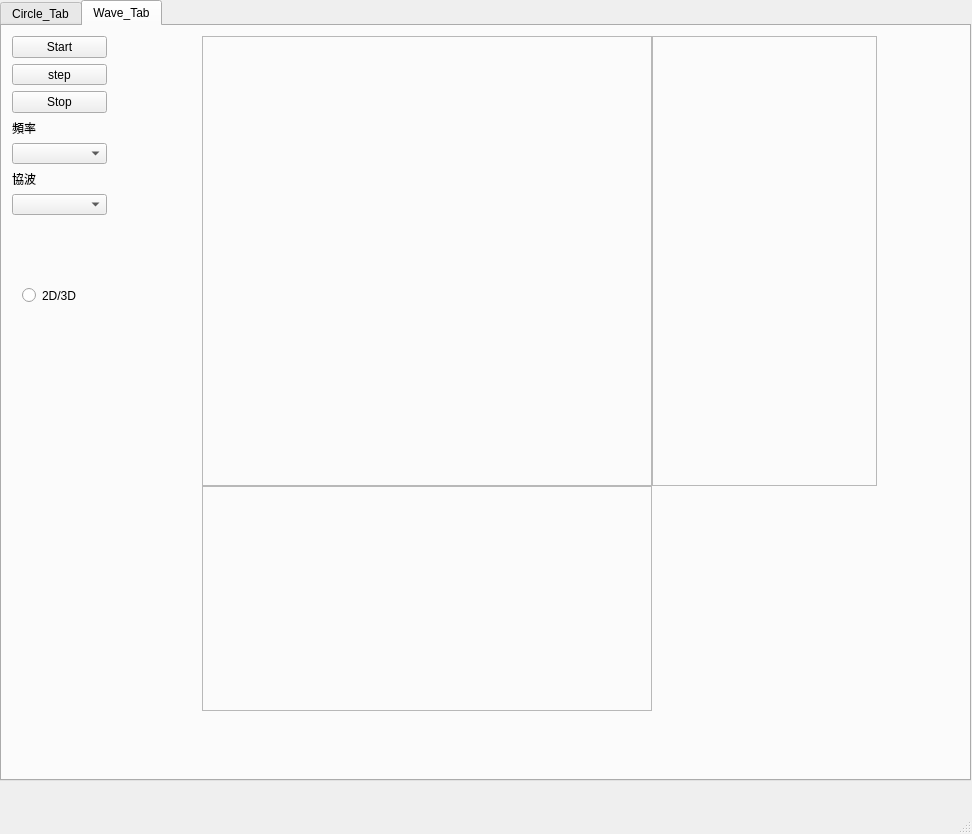
<?xml version="1.0" encoding="UTF-8"?>
<ui version="4.0">
 <class>MainWindow</class>
 <widget class="QMainWindow" name="MainWindow">
  <property name="geometry">
   <rect>
    <x>0</x>
    <y>0</y>
    <width>972</width>
    <height>834</height>
   </rect>
  </property>
  <property name="windowTitle">
   <string>MainWindow</string>
  </property>
  <widget class="QWidget" name="centralwidget">
   <widget class="QTabWidget" name="Circle_tabWidget">
    <property name="geometry">
     <rect>
      <x>0</x>
      <y>0</y>
      <width>971</width>
      <height>781</height>
     </rect>
    </property>
    <property name="currentIndex">
     <number>1</number>
    </property>
    <widget class="QWidget" name="Circle_tab">
     <attribute name="title">
      <string>Circle_Tab</string>
     </attribute>
     <widget class="QWidget" name="layoutWidget">
      <property name="geometry">
       <rect>
        <x>20</x>
        <y>50</y>
        <width>95</width>
        <height>158</height>
       </rect>
      </property>
      <layout class="QVBoxLayout" name="verticalLayout_2">
       <item>
        <widget class="QPushButton" name="Start_pushButton_2">
         <property name="text">
          <string>Start</string>
         </property>
        </widget>
       </item>
       <item>
        <widget class="QPushButton" name="step_pushButton">
         <property name="text">
          <string>step</string>
         </property>
        </widget>
       </item>
       <item>
        <widget class="QPushButton" name="Stop_pushButton">
         <property name="text">
          <string>Stop</string>
         </property>
        </widget>
       </item>
       <item>
        <widget class="QLabel" name="label">
         <property name="text">
          <string>半徑</string>
         </property>
        </widget>
       </item>
       <item>
        <widget class="QLineEdit" name="Diameter_lineEdit"/>
       </item>
      </layout>
     </widget>
     <widget class="QLabel" name="label_2">
      <property name="geometry">
       <rect>
        <x>20</x>
        <y>220</y>
        <width>53</width>
        <height>15</height>
       </rect>
      </property>
      <property name="text">
       <string>演算法</string>
      </property>
     </widget>
     <widget class="QComboBox" name="Algorithm_comboBox">
      <property name="geometry">
       <rect>
        <x>20</x>
        <y>240</y>
        <width>111</width>
        <height>21</height>
       </rect>
      </property>
     </widget>
     <widget class="QLabel" name="Time_label">
      <property name="geometry">
       <rect>
        <x>20</x>
        <y>270</y>
        <width>63</width>
        <height>19</height>
       </rect>
      </property>
      <property name="text">
       <string>TextLabel</string>
      </property>
     </widget>
     <widget class="QWidget" name="layoutWidget">
      <property name="geometry">
       <rect>
        <x>150</x>
        <y>0</y>
        <width>581</width>
        <height>541</height>
       </rect>
      </property>
      <layout class="QVBoxLayout" name="verticalLayout">
       <item>
        <widget class="PaintFrame" name="Paint_frame">
         <property name="frameShape">
          <enum>QFrame::Shape::StyledPanel</enum>
         </property>
         <property name="frameShadow">
          <enum>QFrame::Shadow::Raised</enum>
         </property>
        </widget>
       </item>
       <item>
        <widget class="QSlider" name="Diameter_horizontalSlider">
         <property name="orientation">
          <enum>Qt::Orientation::Horizontal</enum>
         </property>
         <property name="tickPosition">
          <enum>QSlider::TickPosition::TicksBelow</enum>
         </property>
         <property name="tickInterval">
          <number>50</number>
         </property>
        </widget>
       </item>
      </layout>
     </widget>
    </widget>
    <widget class="QWidget" name="Wave_tab">
     <attribute name="title">
      <string>Wave_Tab</string>
     </attribute>
     <widget class="QWidget" name="layoutWidget_2">
      <property name="geometry">
       <rect>
        <x>10</x>
        <y>10</y>
        <width>95</width>
        <height>179</height>
       </rect>
      </property>
      <layout class="QVBoxLayout" name="verticalLayout_3">
       <item>
        <widget class="QPushButton" name="Wave_Start_pushButton">
         <property name="text">
          <string>Start</string>
         </property>
        </widget>
       </item>
       <item>
        <widget class="QPushButton" name="Wave_step_pushButton">
         <property name="text">
          <string>step</string>
         </property>
        </widget>
       </item>
       <item>
        <widget class="QPushButton" name="Wave_Stop_pushButton">
         <property name="text">
          <string>Stop</string>
         </property>
        </widget>
       </item>
       <item>
        <widget class="QLabel" name="label_3">
         <property name="text">
          <string>頻率</string>
         </property>
        </widget>
       </item>
       <item>
        <widget class="QComboBox" name="Frequency_comboBox"/>
       </item>
       <item>
        <widget class="QLabel" name="label_4">
         <property name="text">
          <string>協波</string>
         </property>
        </widget>
       </item>
       <item>
        <widget class="QComboBox" name="Harmonic_comboBox"/>
       </item>
      </layout>
     </widget>
     <widget class="PaintFrame" name="Circle_frame">
      <property name="geometry">
       <rect>
        <x>200</x>
        <y>10</y>
        <width>450</width>
        <height>450</height>
       </rect>
      </property>
      <property name="frameShape">
       <enum>QFrame::Shape::StyledPanel</enum>
      </property>
      <property name="frameShadow">
       <enum>QFrame::Shadow::Raised</enum>
      </property>
     </widget>
     <widget class="PaintFrame" name="Sin_frame">
      <property name="geometry">
       <rect>
        <x>650</x>
        <y>10</y>
        <width>225</width>
        <height>450</height>
       </rect>
      </property>
      <property name="sizePolicy">
       <sizepolicy hsizetype="Preferred" vsizetype="Expanding">
        <horstretch>0</horstretch>
        <verstretch>0</verstretch>
       </sizepolicy>
      </property>
      <property name="frameShape">
       <enum>QFrame::Shape::StyledPanel</enum>
      </property>
      <property name="frameShadow">
       <enum>QFrame::Shadow::Raised</enum>
      </property>
     </widget>
     <widget class="PaintFrame" name="cos_frame">
      <property name="geometry">
       <rect>
        <x>200</x>
        <y>460</y>
        <width>450</width>
        <height>225</height>
       </rect>
      </property>
      <property name="sizePolicy">
       <sizepolicy hsizetype="Expanding" vsizetype="Preferred">
        <horstretch>0</horstretch>
        <verstretch>0</verstretch>
       </sizepolicy>
      </property>
      <property name="frameShape">
       <enum>QFrame::Shape::StyledPanel</enum>
      </property>
      <property name="frameShadow">
       <enum>QFrame::Shadow::Raised</enum>
      </property>
     </widget>
     <widget class="QRadioButton" name="towDtheD_radioButton">
      <property name="geometry">
       <rect>
        <x>20</x>
        <y>260</y>
        <width>94</width>
        <height>19</height>
       </rect>
      </property>
      <property name="text">
       <string>2D/3D</string>
      </property>
     </widget>
    </widget>
   </widget>
  </widget>
  <widget class="QMenuBar" name="menubar">
   <property name="geometry">
    <rect>
     <x>0</x>
     <y>0</y>
     <width>972</width>
     <height>21</height>
    </rect>
   </property>
  </widget>
  <widget class="QStatusBar" name="statusbar"/>
 </widget>
 <customwidgets>
  <customwidget>
   <class>PaintFrame</class>
   <extends>QFrame</extends>
   <header location="global">PaintFrame.h</header>
   <container>1</container>
  </customwidget>
 </customwidgets>
 <resources/>
 <connections/>
</ui>
